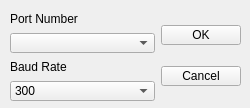
<?xml version="1.0" encoding="UTF-8"?>
<ui version="4.0">
 <class>Form</class>
 <widget class="QWidget" name="Form">
  <property name="geometry">
   <rect>
    <x>0</x>
    <y>0</y>
    <width>250</width>
    <height>108</height>
   </rect>
  </property>
  <property name="maximumSize">
   <size>
    <width>300</width>
    <height>120</height>
   </size>
  </property>
  <property name="windowTitle">
   <string>Form</string>
  </property>
  <widget class="QWidget" name="horizontalLayoutWidget">
   <property name="geometry">
    <rect>
     <x>10</x>
     <y>10</y>
     <width>231</width>
     <height>91</height>
    </rect>
   </property>
   <layout class="QHBoxLayout" name="horizontalLayout" stretch="3,1">
    <item>
     <layout class="QVBoxLayout" name="verticalLayout_2">
      <item>
       <widget class="QLabel" name="label">
        <property name="text">
         <string>Port Number</string>
        </property>
       </widget>
      </item>
      <item>
       <widget class="QComboBox" name="comboBox">
        <property name="maximumSize">
         <size>
          <width>300</width>
          <height>20</height>
         </size>
        </property>
       </widget>
      </item>
      <item>
       <widget class="QLabel" name="label_2">
        <property name="text">
         <string>Baud Rate</string>
        </property>
       </widget>
      </item>
      <item>
       <widget class="QComboBox" name="comboBox_2">
        <property name="maximumSize">
         <size>
          <width>300</width>
          <height>20</height>
         </size>
        </property>
        <item>
         <property name="text">
          <string>300</string>
         </property>
        </item>
        <item>
         <property name="text">
          <string>600</string>
         </property>
        </item>
        <item>
         <property name="text">
          <string>1200</string>
         </property>
        </item>
        <item>
         <property name="text">
          <string>1800</string>
         </property>
        </item>
        <item>
         <property name="text">
          <string>2400</string>
         </property>
        </item>
        <item>
         <property name="text">
          <string>4800</string>
         </property>
        </item>
        <item>
         <property name="text">
          <string>7200</string>
         </property>
        </item>
        <item>
         <property name="text">
          <string>9600</string>
         </property>
        </item>
        <item>
         <property name="text">
          <string>14400</string>
         </property>
        </item>
        <item>
         <property name="text">
          <string>19200</string>
         </property>
        </item>
        <item>
         <property name="text">
          <string>38400</string>
         </property>
        </item>
        <item>
         <property name="text">
          <string>57600</string>
         </property>
        </item>
        <item>
         <property name="text">
          <string>115200</string>
         </property>
        </item>
        <item>
         <property name="text">
          <string>230400</string>
         </property>
        </item>
        <item>
         <property name="text">
          <string>460800</string>
         </property>
        </item>
        <item>
         <property name="text">
          <string>921600</string>
         </property>
        </item>
       </widget>
      </item>
     </layout>
    </item>
    <item>
     <layout class="QVBoxLayout" name="verticalLayout">
      <property name="sizeConstraint">
       <enum>QLayout::SetDefaultConstraint</enum>
      </property>
      <item>
       <widget class="QPushButton" name="pushButton">
        <property name="maximumSize">
         <size>
          <width>100</width>
          <height>20</height>
         </size>
        </property>
        <property name="text">
         <string>OK</string>
        </property>
       </widget>
      </item>
      <item>
       <widget class="QPushButton" name="pushButton_2">
        <property name="maximumSize">
         <size>
          <width>100</width>
          <height>20</height>
         </size>
        </property>
        <property name="text">
         <string>Cancel</string>
        </property>
       </widget>
      </item>
     </layout>
    </item>
   </layout>
  </widget>
  <zorder>horizontalLayoutWidget</zorder>
  <zorder>pushButton_2</zorder>
 </widget>
 <resources/>
 <connections/>
</ui>
